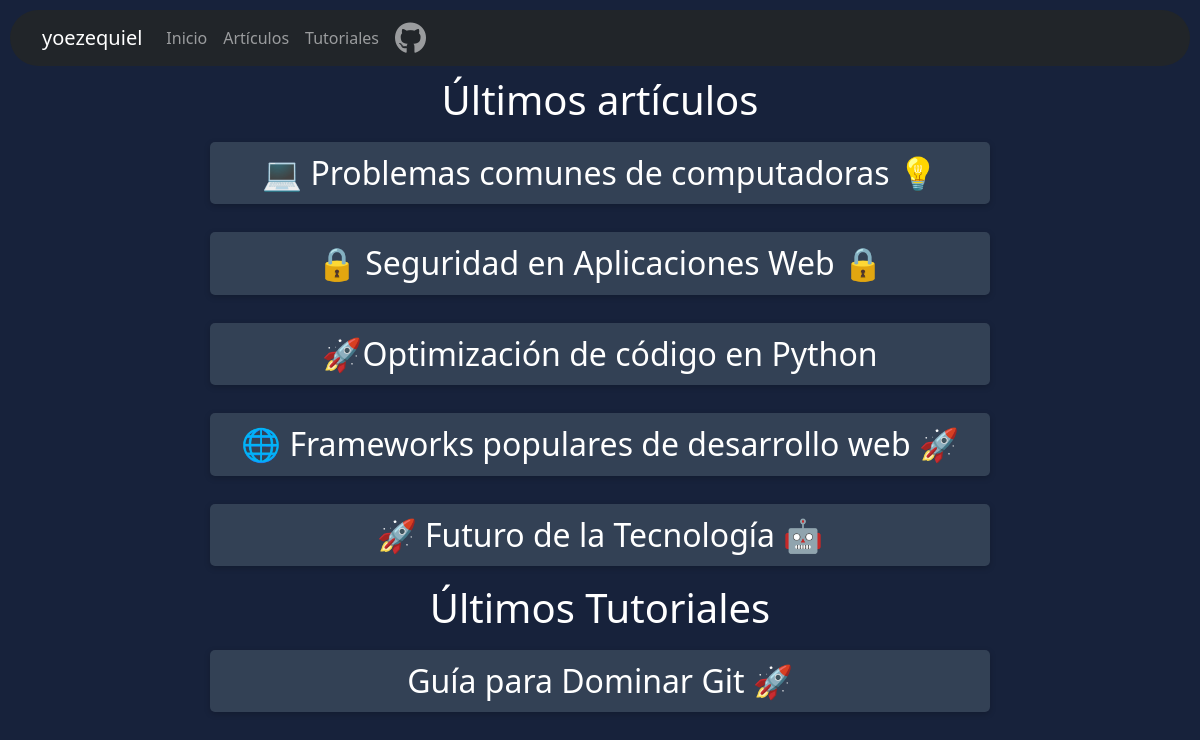
Before: / with the older database file.
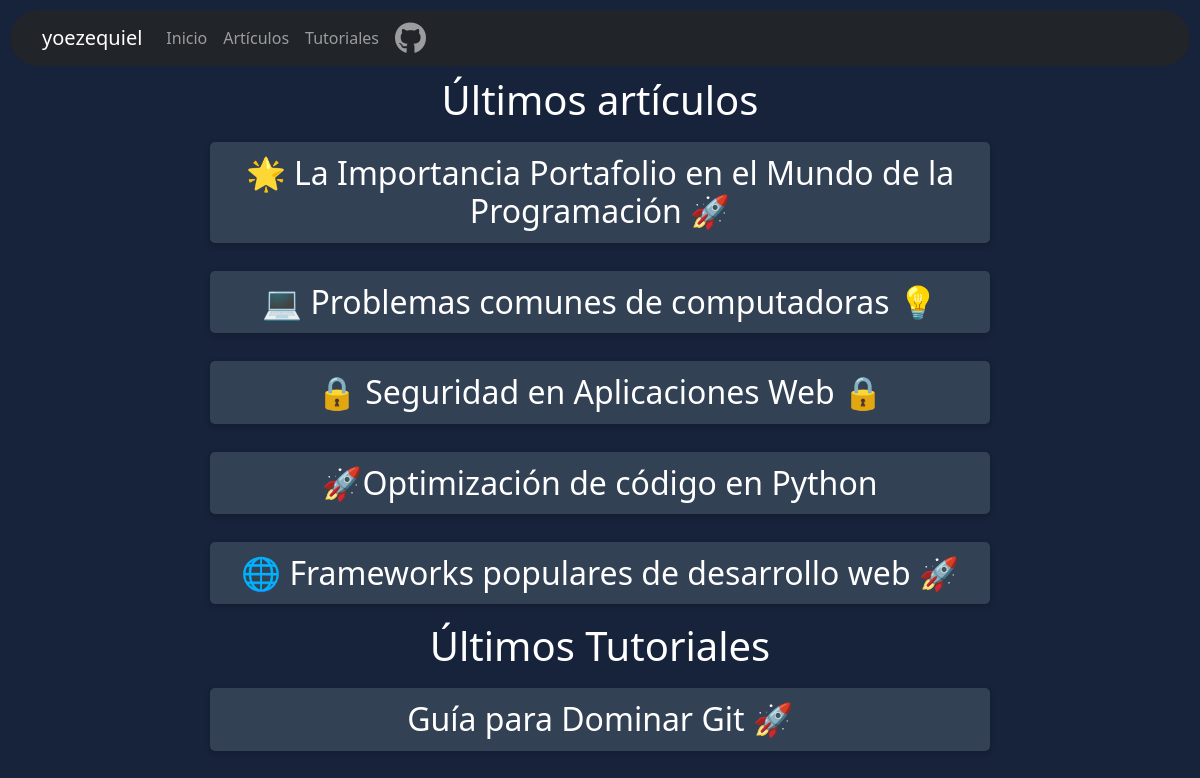
After: the same page with the newer database file.
### tables this page shows
CREATE TABLE articles (
                    id INTEGER PRIMARY KEY AUTOINCREMENT,
                    title TEXT NOT NULL,
                    content TEXT NOT NULL,
                    image TEXT
                , type TEXT NOT NULL DEFAULT 'article', tags TEXT);

### app.py (the view)
@app.route("/")
def index():
    conn = get_db_connection()
    if conn:
        try:
            cursor = conn.cursor()
            cursor.execute(
                "SELECT * FROM articles WHERE type='article' ORDER BY id DESC LIMIT 5"
            )
            latest_articles = cursor.fetchall()
            cursor.execute(
                "SELECT * FROM articles WHERE type='tutorial' ORDER BY id DESC LIMIT 5"
            )
            latest_tutorials = cursor.fetchall()
            cursor.close()
            conn.close()
            if len(latest_articles) == 0 and len(latest_tutorials) == 0:
                message = "No hay artículos publicados aún"
            else:
                message = ""
            return render_template(
                "index.html",
                articles=latest_articles,
                tutorials=latest_tutorials,
                message=message,
            )
        except sqlite3.Error as e:
            print(e)
            return "Error en la conexión a la base de datos"
    else:
        return "Error en la conexión a la base de datos"

### app.py (called while the page is built)
def get_db_connection():
    try:
        conn = sqlite3.connect("blog.db")
        return conn
    except sqlite3.Error as e:
        print(e)
        return None

@app.context_processor
def inject_markdown2():
    return {"markdown2": markdown2}

### templates/index.html (shortened to what this page needs)
{% extends 'base.html' %}
{% block content %}
<link rel="stylesheet" href="{{ url_for('static', filename='css/index.css') }}">
<h1>Últimos artículos</h1>
{% if articles %}
    {% for article in articles %}
    <div class="article">
        <h2><a id="a" href="{{ url_for('view_article', article_id=article[0]) }}">{{ article[1] }}</a></h2>
    </div>
    {% endfor %}
{% else %}
    <p>No hay artículos publicados</p>
{% endif %}
<h1>Últimos Tutoriales</h1>
{% if tutorials %}
    {% for tutorial in tutorials %}
    <div class="article">
        <h2><a id="a" href="{{ url_for('view_article', article_id=tutorial[0]) }}">{{ tutorial[1] }}</a></h2>
    </div>
    {% endfor %}
{% else %}
    <p>No hay tutoriales publicados</p>
{% endif %}
{% endblock %}

Changed rows visible on the page:
no longer on this page (row unchanged): articles: title "🚀 Futuro de la Tecnología 🤖", shown under "Últimos artículos"
added articles: title "🌟 La Importancia Portafolio en el Mundo de la Programación 🚀", shown under "Últimos artículos"
